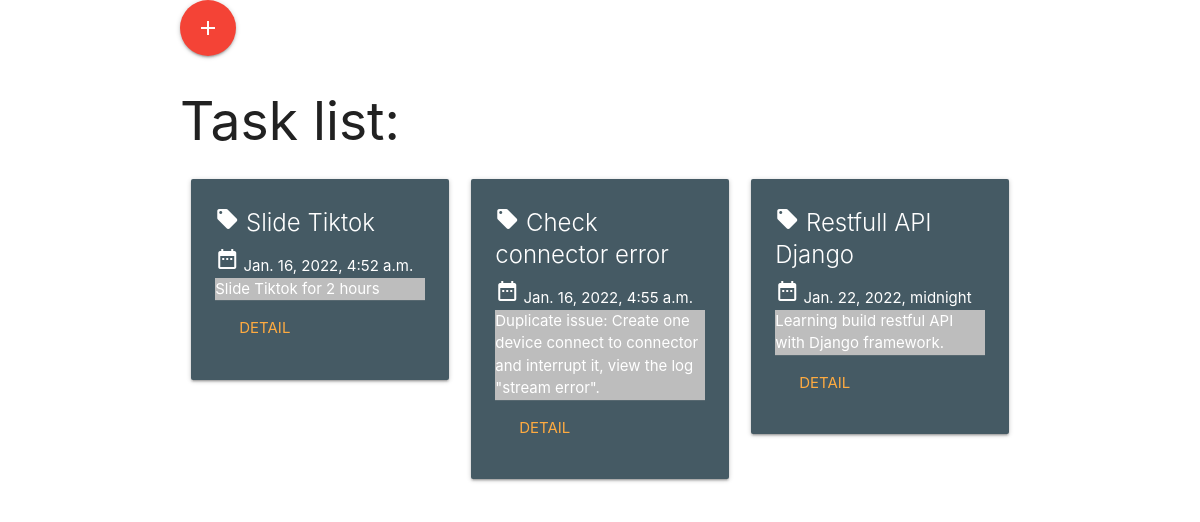
The app's page /tasks/tasks/, older data.
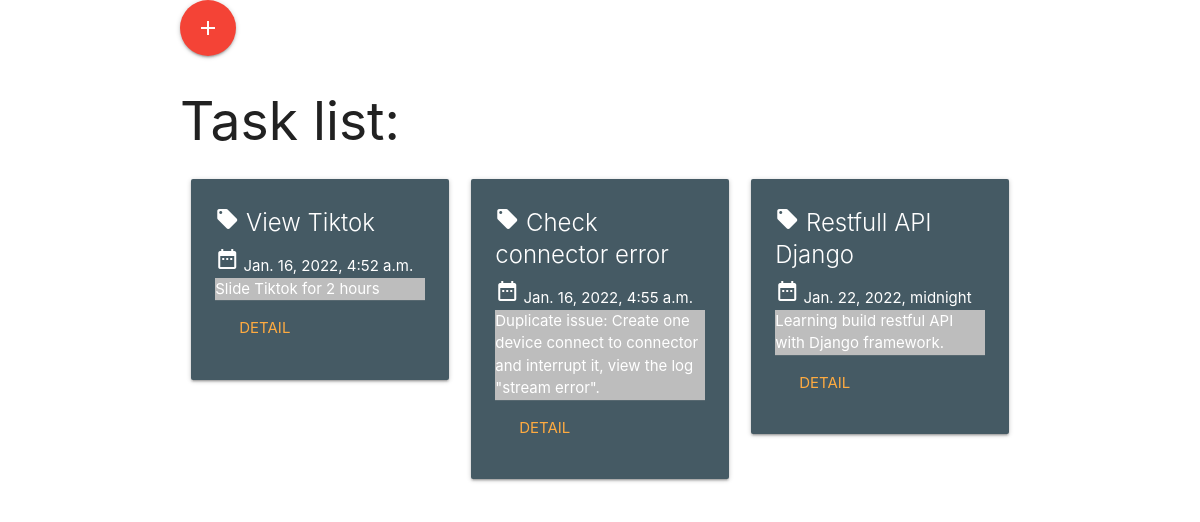
The same page, newer data.
### tasks/models.py (models this page shows, shortened)
class Task(models.Model):
    user = models.ForeignKey(User, on_delete=models.CASCADE)
    title = models.CharField(max_length=255)
    description = models.TextField(max_length=500)
    create_at = models.DateTimeField(auto_now_add=True)
    deadline = models.DateTimeField(default=django.utils.timezone.now())

### tasks/views.py (the view)
# urls.py: path('tasks/', views.IndexView.as_view(), name='tasks'),
class IndexView(ListView):
    model = Task
    template_name = 'tasks/tasks.html'
    context_object_name = 'tasks'
    def get_queryset(self):
        return Task.objects.all()

### tasks/templates/tasks/tasks.html (shortened to what this page needs)
{% extends 'base.html' %}
{% block body %}
<div class="main">
    <div class="container">
        <div class="row">
            <a class="btn-floating btn-large waves-effect waves-light red modal-trigger" href="#modal1">
                <i class="material-icons">add</i>
            </a>
            <h2>Task list:</h2>
            <ul>
                {% for task in tasks %}
                <li>
                    <div class="col s6 m4">
                        <div class="card blue-grey darken-2">
                            <div class="card-content white-text">
                                <span class="card-title">
                                    <i class="material-icons">local_offer</i>
                                    {{ task.title }}
                                </span>
                                <div>
                                    <i class="material-icons">date_range</i>
                                    {{ task.deadline }}
                                    <p class="grey lighten-1">{{ task.description }}</p>
                                </div>
                                <div class="card-action">
                                    <a href="{% url 'tasks:task' task.id %}">Detail</a>
                                </div>
                            </div>
                        </div>
                </li>
                {% endfor %}
            </ul>
        </div>
    </div>
</div>
{% endblock %}

Row changes from the older to the newer data that the page shows:
changed Task: title "Slide Tiktok" → "View Tiktok"
